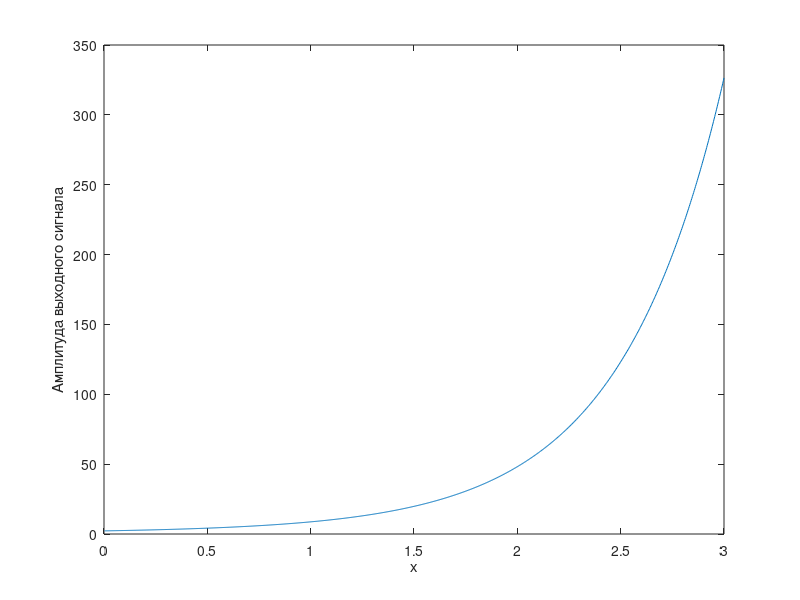

Source code (MATLAB):
clear all

a = 1;
b = 10;
c = 5;
p = 0;
q = 3;
n = 1000;
m = 1000;
alfa = 1/1;

hx = (b - a)/n;
x = a : hx : b-hx/2;

function fx_result = f_x(x)
    bet = 1/10;
    fx_result = exp(1i * bet * x);
endfunction

func_res = f_x(x);

function draw_graph(x, f, title_name)
  figure();
  plot(x, f);
  xlabel("x");
  ylabel(title_name);
endfunction

ksi_h = (q-p)/m;
for l=1:1:m
  ksi_l(l) = p + l * ksi_h;
end

function core_result = core(alfa, ksi, x)
    core_result = 1i * x^(alfa * ksi - 1);
endfunction

A = zeros(m,n);
for l=1:1:m
  for k=1:1:n
    A(l,k) = core(alfa, ksi_l(l), x(k));
  endfor
endfor


res_integral = A * func_res' * hx;

#draw_graph(x, abs(func_res), "Амплитуда входного сигнала");
#draw_graph(x, arg(func_res), "Фаза входного сигнала");
draw_graph(ksi_l, abs(res_integral), "Амплитуда выходного сигнала");
#draw_graph(ksi_l, arg(res_integral), "Фаза выходного сигнала");


